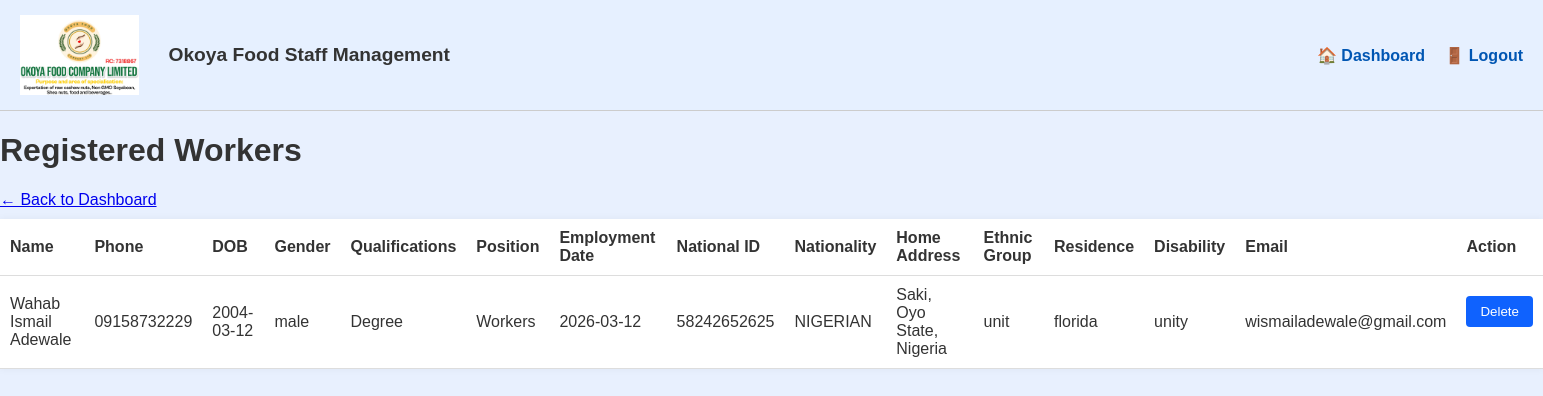
The app's page /workers (signed in) with its own data.
### app.py (models this page shows)
class Worker(db.Model):
    __tablename__ = 'workers'
    id = db.Column(db.Integer, primary_key=True)
    worker_code = db.Column(db.String(10), unique=True, nullable=True)
    name = db.Column(db.String(100), nullable=False)
    phone_number = db.Column(db.String(20), nullable=False)
    date_of_birth = db.Column(db.Date, nullable=False)
    gender = db.Column(db.String(10), nullable=False)
    qualifications = db.Column(db.String(100), nullable=False)
    position = db.Column(db.String(100), nullable=False)
    national_id = db.Column(db.String(50), nullable=False)
    nationality = db.Column(db.String(50), nullable=False)
    home_address = db.Column(db.String(200), nullable=False)
    ethnic_group = db.Column(db.String(50), nullable=False)
    place_of_residence = db.Column(db.String(100), nullable=False)
    disability = db.Column(db.String(100))
    email = db.Column(db.String(100), nullable=False)
    date_of_employment = db.Column(db.Date, nullable=False)
    attendance_records = db.relationship('Attendance', backref='worker', lazy=True, cascade="all, delete-orphan")
    salary_records = db.relationship('Salary', backref='worker', lazy=True, cascade="all, delete-orphan")

### app.py (the view)
@app.route('/workers')
def workers_name():
    if 'admin' not in session:
        return redirect(url_for('login'))
    workers = Worker.query.all()
    return render_template('workers_name.html', workers=workers)

### templates/workers_name.html
{% extends 'base.html' %}
{% block content %}
<h1>Registered Workers</h1>
<a href="{{ url_for('dashboard') }}" class="back-link">← Back to Dashboard</a>
<table>
    <thead>
        <tr>
            <th>Name</th>
            <th>Phone</th>
            <th>DOB</th>
            <th>Gender</th>
            <th>Qualifications</th>
            <th>Position</th>
            <th>Employment Date</th>
            <th>National ID</th>
            <th>Nationality</th>
            <th>Home Address</th>
            <th>Ethnic Group</th>
            <th>Residence</th>
            <th>Disability</th>
            <th>Email</th>
            <th>Action</th>
        </tr>
    </thead>
    <tbody>
        {% for worker in workers %}
        <tr>
            <td>{{ worker.name }}</td>
            <td>{{ worker.phone_number }}</td>
            <td>{{ worker.date_of_birth.strftime('%Y-%m-%d') }}</td>
            <td>{{ worker.gender }}</td>
            <td>{{ worker.qualifications }}</td>
            <td>{{ worker.position }}</td>
            <td>{{ worker.date_of_employment.strftime('%Y-%m-%d') }}</td>
            <td>{{ worker.national_id or '—' }}</td>
            <td>{{ worker.nationality or '—' }}</td>
            <td>{{ worker.home_address or '—' }}</td>
            <td>{{ worker.ethnic_group or '—' }}</td>
            <td>{{ worker.place_of_residence or '—' }}</td>
            <td>{{ worker.disability or '—' }}</td>
            <td>{{ worker.email or '—' }}</td>
            <td>
                <form action="{{ url_for('delete_worker', worker_id=worker.id) }}" method="post" onsubmit="return confirm('Are you sure you want to delete this worker?');">
                    <button type="submit" class="delete-button">Delete</button>
                </form>
            </td>
        </tr>
        {% endfor %}
    </tbody>
</table>
{% endblock %}

### static/style.css (style rules this page uses)
body { font-family: Arial, sans-serif; margin: 0; background-color: #e8f0fe; color: #333; }
form { margin-bottom: 20px; }
button, input[type="submit"] { background-color: #0f62fe; color: white; padding: 8px 14px; border: none; cursor: pointer; border-radius: 4px; }
table { width: 100%; border-collapse: collapse; background-color: white; margin-top: 10px; box-shadow: 0 0 8px rgba(0, 0, 0, 0.05); }
th, td { padding: 10px; text-align: left; border-bottom: 1px solid #ddd; }

### records on screen
Worker: name "Wahab Ismail Adewale", phone_number "09158732229", date_of_birth "2004-03-12", gender "male", qualifications "Degree", position "Workers", date_of_employment "2026-03-12", national "58242652625", nationality "NIGERIAN", home_address "Saki, Oyo State, Nigeria", ethnic_group "unit", place_of_residence "florida", disability "unity", email "wismailadewale@gmail.com"
